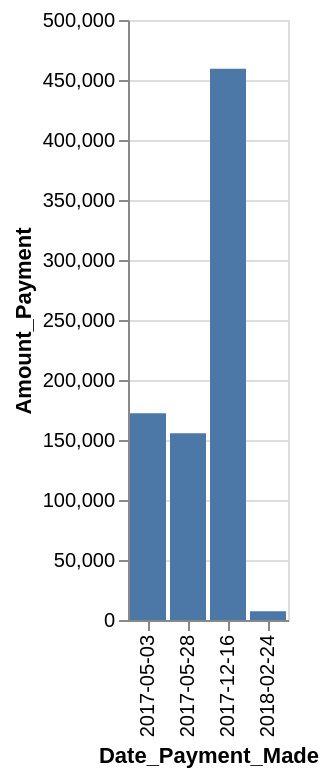

Source (Vega-Lite JSON):
### Vega-Lite specification from a JSON file in a GitHub repository (floating-point values rounded to 4 significant figures)
{"data": {"values": [{"x_data": "2017-05-03", "y_data": 172309}, {"x_data": "2017-05-28", "y_data": 155654}, {"x_data": "2017-12-16", "y_data": 459407}, {"x_data": "2018-02-24", "y_data": 7343}]}, "mark": "bar", "encoding": {"x": {"field": "x_data", "type": "nominal", "title": "Date_Payment_Made", "sort": "ascending"}, "y": {"field": "y_data", "type": "quantitative", "title": "Amount_Payment"}}}
